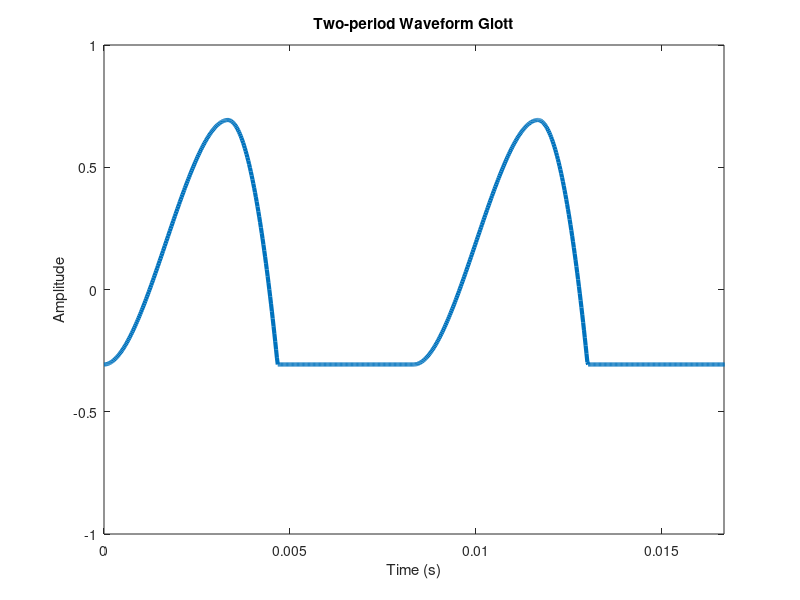

Write the MATLAB code that produced this figure. (Note: this script raises an error after producing the figure.)
clear all;
clc;
close;

#graphics_toolkit("gnuplot")
#plot([0 1 2],[0 1 2])
#close;
#graphics_toolkit("qt")
#set( 0, "defaultlinelinewidth",3)
#plot([0 1 2],[2 1 0])

Tp = 0.4
Tn = 0.16
glottPulse = @(x) (0).*((x<0)) + (3.*(x./Tp).^2 - 2.*(x./Tp).^3).*((0<=x) & (x<Tp)) + (1-((x-Tp)./Tn).^2).*((Tp<=x) & (x<Tp+Tn)) + (0).*((Tp+Tn<=x));
glott = @(x) (glottPulse(mod(x,1)) - 0.3066675142915666);

Fsflat = 44100*2;
Xflat100 = glott(100*linspace(0, 1, Fsflat));      #sets Xflat100 to calculate Yflat100 for normalizing spectrum later
Yflat100 = fft(Xflat100);      #sets initial Yflat100
Yflat100 = abs(Yflat100)./max(abs(Yflat100));
plot(linspace(0,Fsflat,Fsflat),abs(Yflat100))
axis([0 Fsflat/2])
axis([0 200])
YflatMatrix = reshape(Yflat100(50:Fsflat/2-mod(Fsflat/2-1,100)+148),100,length(50:Fsflat/2-mod(Fsflat/2-1,100)+148)/100);
[m, ~] = max(YflatMatrix);
line = plot(log2((1:length(m))),20*log10(m))

slopeMatrix = (20*log10(m(2:length(m))))./log2(2:length(m));                      #slope in Db/octave
slope = sum(slopeMatrix(2:length(slopeMatrix))/(length(slopeMatrix)-1));

-11.82548879493844     #avg slope over all points
-11.06519211255925     #avg slope 2:14
-11.79216929325847     #avg slope 16:256
-11.74645443336495     #avg slope 16:128
-11.61373259517425     #perfect slope at (50,m(50))

%%todo: make polyval(p,1) = 1
hold on
plot(log2(0:440),(20*log10(m(50))/log2(50))*log2(0:440))
hold off

clf
curve = plot(1:length(m),m)
axis([0 10])
hold on

#tweak ndegree and polymaxrange
ndegree = 30;
polyrangemax = 80;
p = polyfit(1:polyrangemax,m(1:polyrangemax),ndegree);

pdomain = 1:1:80;
plot(pdomain,1./polyval(p,pdomain),"color",[0.5 0 1])
hold on
plot(pdomain,1./m(pdomain),"color",[0.8 0 0])
axis([0 20 0 1./polyval(p,20)])
hold off
#tweak ndegree and polymaxrange

flat = @(f) polyval(p,f).*(f<50) + 10.^(-11.61373259517425*log2(f)./20).*(f>=50)
#the flat() function gives the relative amplitude

plot(pdomain, flat(pdomain))


#This is where to loop program on UI update! Before this line is loading screen


Fs=44100;           #sampling rate
T=1/Fs;             #period
L=Fs*2;             #length of domain in samples
#L=length(X)
t=(0:L-1)*T;        #time in seconds
f0=120;             #fundamental frequency
N=50;               #number of iterations

#X = audioread('source.wav');
#X = horzcat(X',zeros(1,(L-length(X))));

#X=0;
#for n = 1:N
#  X=X+((10^(-6/20))^log2(n))*cos(f0*2*pi*t.*(n));
#endfor
#X=X.*0.95/max(X);

Tp=0.4
Tn=0.16
glottPulse = @(x) (0).*((x<0)) + (3.*(x./Tp).^2 - 2.*(x./Tp).^3).*((0<=x) & (x<Tp)) + (1-((x-Tp)./Tn).^2).*((Tp<=x) & (x<Tp+Tn)) + (0).*((Tp+Tn<=x));
glott = @(x) (glottPulse(mod(x,1)) - 0.3066675142915666);

X = glott(f0*t);

Xsum=0;
for n = 1:L
  Xsum = Xsum + X(n);      #ensuring the average of X is near 0
endfor
Xsum=Xsum/L;

waveform = plot(t,X,"linewidth",3);
axis([0 2/f0 -1 1])
xlabel("Time (s)")
ylabel("Amplitude")
title("Two-period Waveform Glott")
playX=audioplayer(X,Fs);
play(playX)
#audiowrite('GlottTest.wav',X,44100)

function transferFunct = formants(fh,F1,Q1,Db1)
  transferFunct =  10^(Db1/20) * (1+(fh./F1 - F1./fh).^2 * Q1^2).^-0.5;
endfunction

Y=fft(X);
Yh=Y(1:L/2);               #removes reflection of fft
f=Fs/L*(1:length(Y));      #frequency domain for fft
fh=Fs/L*(1:length(Yh));    #frequencies up to nyquist frequency

plot(fh,abs(Yh))
hold on
plot(fh,max(abs(Yh))*((10.^(-11.06519211255925/20)).^log2(fh./f0)))
hold on
plot(f0*(1:length(m)),max(abs(Yh))*m)
axis([0 2000 0 max(abs(Yh))])
xlabel("Frequecy (Hz)")
ylabel("Amplitude")
title("Spectrogram of Glott and 11.8 dB Rolloff")

#splitlength =
#raise Y peaks to same level

transform = formants(fh,500,10,0);      #linear plot of transform
plot(fh,transform)
axis([0 N*f0+f0])
xlabel("Frequency (Hz)")
ylabel("Amplitude")
title("Linear Plot of Transform")

plot(fh,20*log10(transform))
hold on
#plot(fh,log10(2^-0.5))

#spec = Yh*
